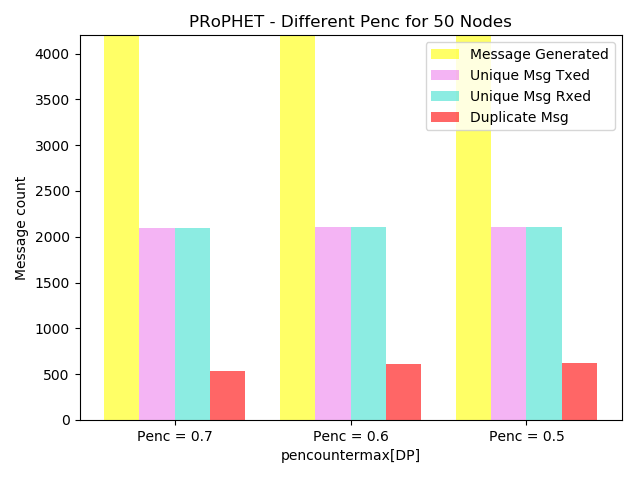

Generate this figure with Python:
# -*- coding: utf-8 -*-
"""
Created on Tue Sep 18 11:52:35 2018

@author: krishanth
"""


#!/usr/bin/python
# Script to plot the stats extracted related to sent
# packets.
#
# Author: Asanga Udugama (adu@comnets.uni-bremen.de)
# Date: 22-aug-2017

import numpy as np
import matplotlib.pyplot as plt

n_groups = 3
   
message_generated = (4200,4200,4200)
unique_msg_transfered = (2100, 2101, 2111)
unique_msg_reached = (2100, 2101, 2111)
duplicate_msg_reached = (534, 609, 621)
#average_delivery_delay = (102703, 109863, 120299, 128261, 133841, 136118  )
#Delivery_Rate = (63.10, 61.55, 58.5, 54.26, 50, 47.12  ) 


fig, ax = plt.subplots()

index = np.arange(n_groups)
bar_width = 0.2

opacity = 0.6

rects1 = plt.bar(index, message_generated, bar_width,
                 alpha=opacity,
                 color='yellow', label='Message Generated')

rects2 = plt.bar(index + bar_width, unique_msg_transfered, bar_width,
                 alpha=opacity,
                 color='violet', label='Unique Msg Txed')

rects3 = plt.bar(index + (bar_width * 2), unique_msg_reached, bar_width,
                 alpha=opacity,
                 color='turquoise', label='Unique Msg Rxed')

rects4 = plt.bar(index + (bar_width * 3), duplicate_msg_reached, bar_width,
                 alpha=opacity,
                 color='red', label='Duplicate Msg')


plt.xlabel('pencountermax[DP]')
plt.ylabel('Message count')
plt.title('PRoPHET - Different Penc for 50 Nodes')
plt.xticks(index + (bar_width * 1.5), ('Penc = 0.7','Penc = 0.6', 'Penc = 0.5'))
plt.ylim(0, 4200)
plt.legend()

plt.tight_layout()
plt.show()
